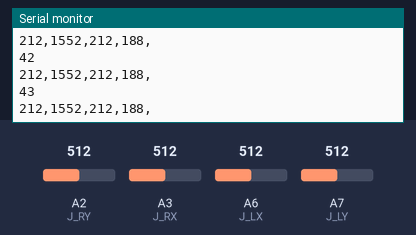
Bench run of a sketch on a simulated Arduino Nano, built with avr-gcc and run on an emulated ATmega328P. On the bench: the last lines printed to the serial monitor. The inputs (shaded band) are chosen by the test bench; at power-on: A7 (J_LY) = 512, A2 (J_RY) = 512, A3 (J_RX) = 512, A6 (J_LX) = 512. No radio packets arrive unless stated.

Above: at 1.2 s.
1.3 s: A7 (J_LY) set to 642
At 2.4 s:
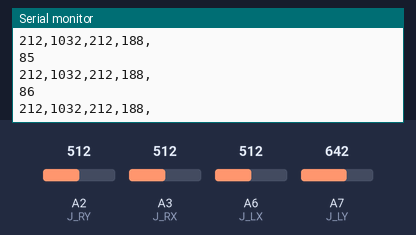
2.8 s: A7 (J_LY) set to 663
At 3.4 s:
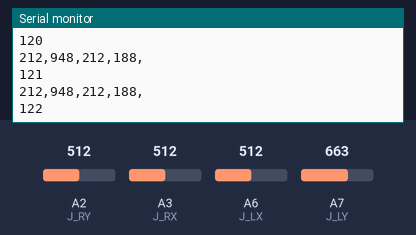
4.3 s: A2 (J_RY) set to 583
At 5.4 s:
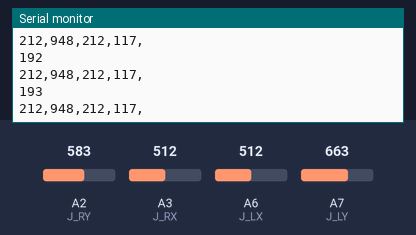
7.3 s: A2 (J_RY) set to 610
At 8.1 s:
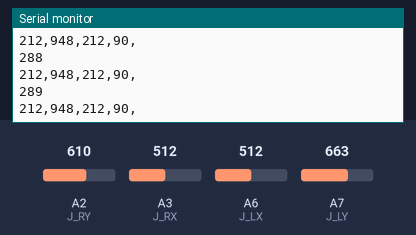
Timing chart, 0 to 10.3 s (numbered marks = the images above; inputs shaded):
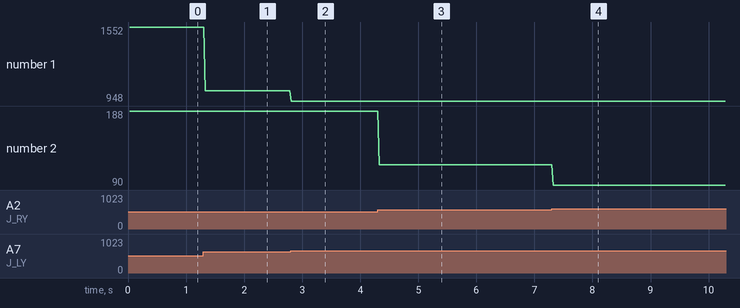

The sketch:

Transmitter.ino
```cpp
// Transmitter.ino

// Load in the libraries
#include <SPI.h>
#include <nRF24L01.h>
#include <RF24.h>
#include <printf.h>
#include "Transmitter.h"

// Set the CE & CSN pins
#define CE_PIN   9
#define CSN_PIN 10

#define J_LX A6
#define J_LY A7

// #define A5 // MPU: (0)
// #define A4 // MPU: (1)

#define J_RX A3
#define J_RY A2


// This is the address used to send/receive
// const byte rxAddr[6] = "00001";
// const byte address[6] = "00001"; // Address

const byte address[5] = {'R','x','A','A','A'};


// Create a Radio
RF24 radio(CE_PIN, CSN_PIN); // , SPI_CLOCK_DIV2);


Data_Package data; //Create a variable with the above structure

uint8_t USE_SERIAL = 1;

// SPI: 10 (SS), 11 (MOSI), 12 (MISO), 13 (SCK).
void setup() {

  if( USE_SERIAL ){
    Serial.begin(9600);
    printf_begin();
    while (!Serial);
  }

  // pinMode(CSN_PIN, OUTPUT);
  // Start the Radio!
  // Power setting. Due to likelihood of close proximity of the devices, set as RF24_PA_MIN (RF24_PA_MAX is default)
  // radio.setPALevel( RF24_PA_MIN ); // RF24_PA_MIN, RF24_PA_LOW, RF24_PA_HIGH, RF24_PA_MAX

  // radio.setPayloadSize(sizeof(Data_Package));
  // // Slower data rate for better range
  // radio.setDataRate( RF24_250KBPS ); // RF24_250KBPS, RF24_1MBPS, RF24_2MBPS
  // // radio.setChannel( 110 );

  // // Number of retries and set tx/rx address
  // radio.setRetries(15, 15);
  // radio.openWritingPipe(pipe);
  // // radio.openReadingPipe( 1, pipe  );

  // // Stop listening, so we can send!
  // radio.stopListening();

  /*
  radio.setPALevel( RF24_PA_MIN ); // RF24_PA_MIN, RF24_PA_LOW, RF24_PA_HIGH, RF24_PA_MAX
  radio.setDataRate( RF24_250KBPS ); // RF24_250KBPS, RF24_1MBPS, RF24_2MBPS
  radio.setChannel( 110 );

  radio.setPayloadSize(sizeof(Data_Package));

  radio.openWritingPipe(pipe);
  radio.stopListening();

  setInitialPacketData();
  */


  radio.begin();
  delay(2);
  radio.setChannel( 120 );
  radio.openWritingPipe( address );
  radio.setAutoAck( false );
  radio.setDataRate( RF24_250KBPS);
  radio.setPALevel( RF24_PA_HIGH );
  // radio.setPayloadSize(sizeof(Data_Package));

  //Set module as transmitter
  radio.stopListening();

  delay(2);
  radio.printDetails();

  if( USE_SERIAL ){
    // And cruically print the details
    Serial.println(" init: done ... ");
    // radio.printDetails();
  }

}

void loop() {

  // return;

  data.i32_0++;

  // data.j_ly = (2500 +750) - map( analogRead( J_LY ), 300, 700, 750, 2500);

  data.j_ly = (2400 +800) -map( analogRead( J_LY ), 300, 700, 800, 2400);
  data.j_lx = map( analogRead( J_LX ), 300, 700, 0, 400);

  data.j_ry = ( 400 +0 ) - map( analogRead( J_RY ), 300, 700, 0, 400);
  data.j_rx = map( analogRead( J_RX ), 300, 700, 0, 400);

  Serial.println( data.i32_0 );
  radio.write(&data, sizeof(Data_Package));


  Serial.print( data.j_lx ); Serial.print(",");
  Serial.print( data.j_ly ); Serial.print(",");

  Serial.print( data.j_rx ); Serial.print(",");
  Serial.print( data.j_ry ); Serial.print(",");

  Serial.println();

  /*
  if( USE_SERIAL ){
    // Serial.print(" out data.i32_0: => "); Serial.println( data.i32_0 );

    // Serial.print( 210 ); Serial.print(",");
    Serial.print( analogRead( J_LY ) ); Serial.print(",");
    Serial.print( data.j_ly ); Serial.print(",");
    // Serial.print( j_rx ); Serial.print(",");
    // Serial.print( j_ry ); Serial.print(",");
    // Serial.print( -210 ); Serial.print(",");
    Serial.println();

  }else{
    Serial.println( data.i32_0 );
  }
  */

  delay( 25 );

}

void setInitialPacketData(){

  data.i32_0 = 0;
  data.j_lx = 0;
  data.j_ly = 0;
  data.j_rx = 0;
  data.j_ry = 0;

}


// STATUS           = 0x0e RX_DR=0 TX_DS=0 MAX_RT=0 RX_P_NO=7 TX_FULL=0
// RX_ADDR_P0-1     = 0x3130303030 0xc2c2c2c2c2
// RX_ADDR_P2-5     = 0xc3 0xc4 0xc5 0xc6
// TX_ADDR          = 0x3130303030
// RX_PW_P0-6       = 0x20 0x00 0x00 0x00 0x00 0x00
// EN_AA            = 0x00
// EN_RXADDR        = 0x03
// RF_CH            = 0x6e
// RF_SETUP         = 0x25
// CONFIG           = 0x0e
// DYNPD/FEATURE    = 0x00 0x00
// Data Rate        = 250KBPS
// Model            = nRF24L01+
// CRC Length       = 16 bits
// PA Power         = PA_HIGH


// Bad module TX =>
// STATUS           = 0x0e RX_DR=0 TX_DS=0 MAX_RT=0 RX_P_NO=7 TX_FULL=0
// RX_ADDR_P0-1     = 0x3130303030 0xc2c2c2c2c2
// RX_ADDR_P2-5     = 0xc3 0xc4 0xc5 0xc6
// TX_ADDR          = 0x3130303030
// RX_PW_P0-6       = 0x20 0x00 0x00 0x00 0x00 0x00
// EN_AA            = 0x00
// EN_RXADDR        = 0x03
// RF_CH            = 0x6e
// RF_SETUP         = 0x25
// CONFIG           = 0x0e
// DYNPD/FEATURE    = 0x00 0x00
// Data Rate        = 250KBPS
// Model            = nRF24L01
// CRC Length       = 16 bits
// PA Power         = PA_HIGH
```

Transmitter.h
```cpp
#ifndef __TRANSMITTER_H__
#define __TRANSMITTER_H__

struct Data_Package {
  uint32_t i32_0;
  int16_t j_lx;
  int16_t j_ly;
  int16_t j_rx;
  int16_t j_ry;

};

#endif
```

Measured:
- the behaviour switches between 650 and 651 on A7 (J_LY) (found by bisection; images 1 and 2)
